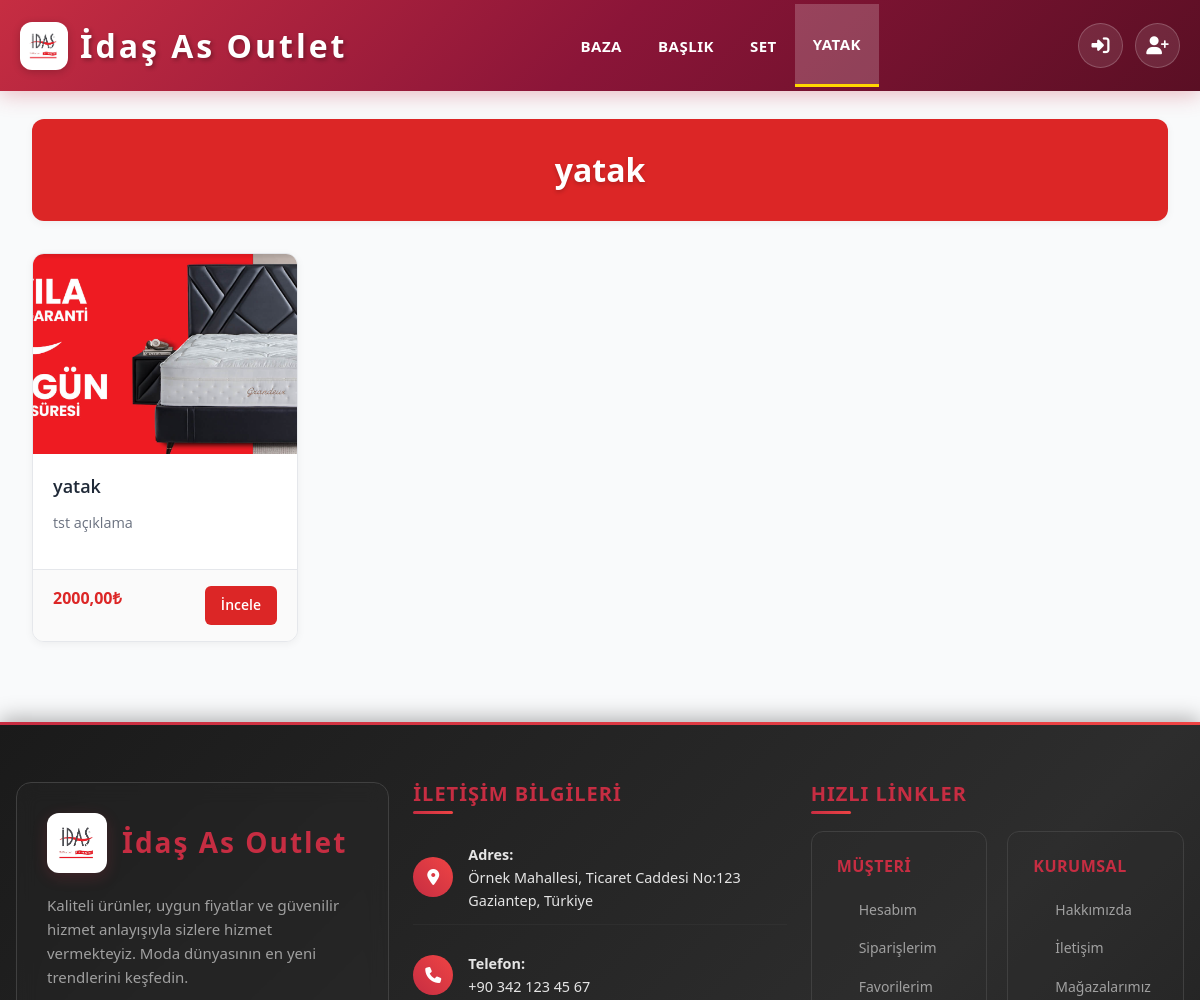
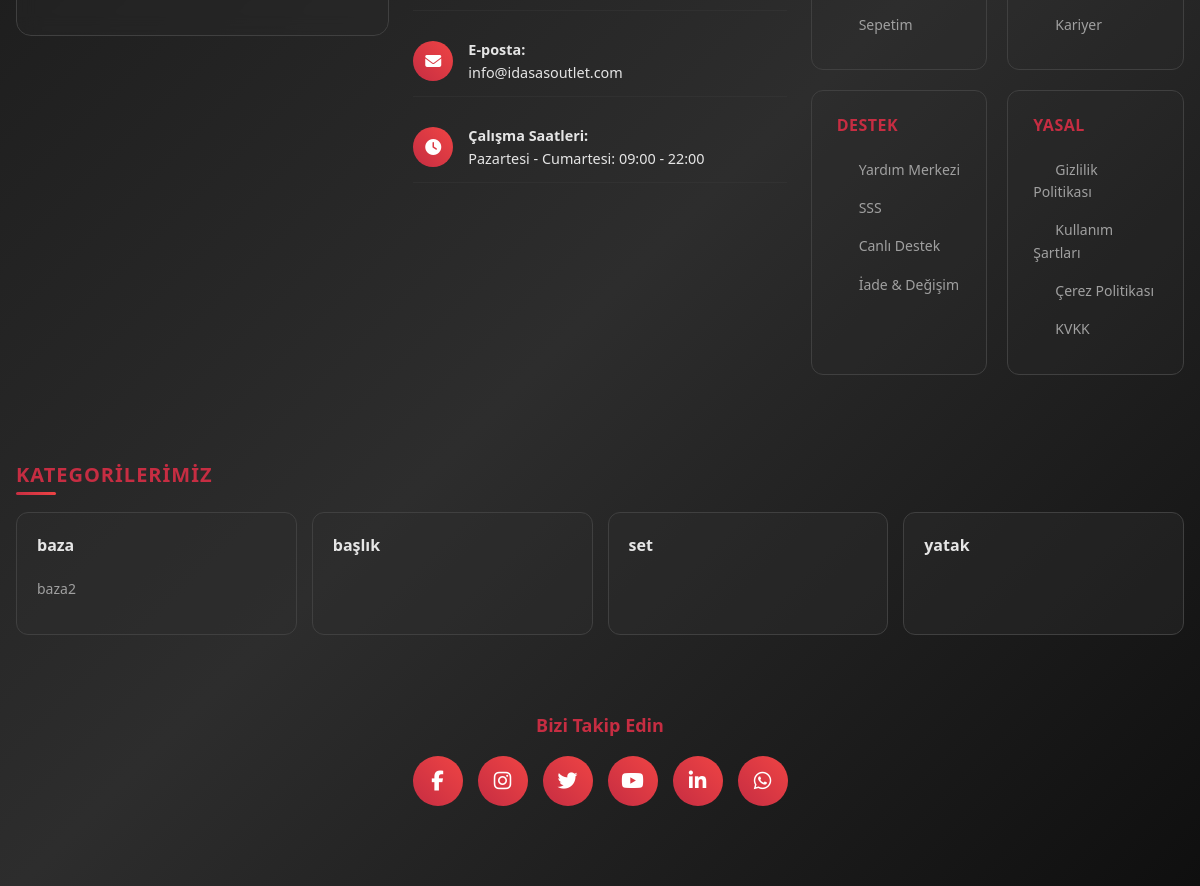
Screenshot of /category/yatak/ with the database file from the repository (2 pictures, top to bottom).
### catalog/models.py (models this page shows, shortened)
class Category(models.Model):
    name        = models.CharField(max_length=100, verbose_name="Kategori Adı")
    slug        = models.SlugField(max_length=120, unique=True, verbose_name="Slug")
    parent      = models.ForeignKey(
        'self',
        related_name='children',
        on_delete=models.CASCADE,
        null=True,
        blank=True
    )
    is_active   = models.BooleanField(default=True)
    class Meta:
        verbose_name = "Kategori"
        verbose_name_plural = "Kategoriler"
        ordering = ['name']
    def get_absolute_url(self):
        return reverse('category_detail', args=[self.slug])

class Product(models.Model):
    name            = models.CharField(max_length=200, verbose_name="Ürün Adı")
    slug            = models.SlugField(max_length=220, unique=True, verbose_name="Slug")
    description     = models.TextField(verbose_name="Ürün Açıklaması")
    category        = models.ForeignKey(Category, related_name='products', on_delete=models.CASCADE)
    created_at      = models.DateTimeField(auto_now_add=True)
    updated_at      = models.DateTimeField(auto_now=True)
    is_active       = models.BooleanField(default=True)
    class Meta:
        verbose_name = "Ürün"
        verbose_name_plural = "Ürünler"
        ordering = ['-created_at']
    def get_featured_image(self):
        featured = self.images.filter(is_featured=True).first()
        if featured:
            return featured
        return self.images.first()
    def get_min_price(self):
        variants = self.variants.all()
        if variants.exists():
            return variants.order_by('price').first().price
        return 0
    def get_absolute_url(self):
        return reverse('product_detail', args=[self.slug])

class ProductImage(models.Model):
    product     = models.ForeignKey(Product, related_name='images', on_delete=models.CASCADE)
    image       = models.ImageField(upload_to='product_images/', verbose_name="Ürün Resmi")
    alt_text    = models.CharField(max_length=150, blank=True, verbose_name="Alternatif Metin")
    is_featured = models.BooleanField(default=False, verbose_name="Öne Çıkan Resim (Thumbnail)")
    class Meta:
        verbose_name = "Ürün Resmi"
        verbose_name_plural = "Ürün Resimleri"

class ProductVariant(models.Model):
    product         = models.ForeignKey(Product, related_name='variants', on_delete=models.CASCADE)
    variant_name    = models.CharField(max_length=50, verbose_name="Varyant (Örn: Küçük, Orta, Büyük)")
    price           = models.DecimalField(max_digits=10, decimal_places=2, verbose_name="Fiyat")
    class Meta:
        verbose_name = "Ürün Varyantı"
        verbose_name_plural = "Ürün Varyantları"
        ordering = ['variant_name']

### catalog/views.py (the view)
# urls.py: path('category/<slug:slug>/', views.CategoryDetailView.as_view(), name='category_detail'),
class CategoryDetailView(ListView):
    model = Product
    template_name = 'catalog/category_detail.html'
    context_object_name = 'products'
    paginate_by = 12
    def get_queryset(self):
        self.category = get_object_or_404(Category, slug=self.kwargs['slug'], is_active=True)
        if self.category.parent is None:
            sub_cats = self.category.children.filter(is_active=True)
            return Product.objects.filter(
                is_active=True,
                category__in=[self.category] + list(sub_cats)
            )
        else:
            return Product.objects.filter(is_active=True, category=self.category)
    def get_context_data(self, **kwargs):
        context = super().get_context_data(**kwargs)
        context['category'] = self.category
        return context

### catalog/templates/catalog/category_detail.html (shortened to what this page needs)
{% extends 'base.html' %}
{% load static %}
{% load humanize %}
{% block content %}
<div class="container">
  <div style="color: white;" class="category-header">
    <h2 style="color: white;">{{ category.name }}</h2>
  </div>
  {% if products %}
    <div class="products-grid">
      {% for product in products %}
        <div class="product-card">
          <div class="card-img-wrapper">
            {% with img=product.get_featured_image %}
              {% if img %}
                <img src="{{ img.image.url }}" class="card-img-top" alt="{{ product.name }}">
              {% else %}
                <img src="{% static 'img/no-image.png' %}" class="card-img-top" alt="Resim yok">
              {% endif %}
            {% endwith %}
          </div>
          <div class="card-body">
            <h5 class="card-title">{{ product.name }}</h5>
            <p class="card-text">{{ product.description|truncatechars:60 }}</p>
          </div>
          <div class="card-footer">
            <span class="price">{{ product.get_min_price|floatformat:2 }}₺</span>
            <a href="{{ product.get_absolute_url }}" class="btn-detail">İncele</a>
          </div>
        </div>
      {% endfor %}
    </div>
  {% else %}
    <div class="empty-message">
      <p>Bu kategoride henüz aktif ürün bulunmuyor.</p>
    </div>
  {% endif %}
</div>
{% endblock %}

### templates/navbar.html (shortened to what this page needs)
{% load static %}
<nav class="navbar navbar-expand-lg">
    <div class="nav-container">
      <a class="navbar-brand" href="{% url 'home' %}">
        <img src="{% static 'img/idas2.png' %}" alt="Logo" width="48" height="48">
        <span class="logo-text">İdaş As Outlet</span>
      </a>
      <ul class="nav-menu" id="nav-menu">
        {% for category in menu_categories %}
          {% if category.children.all %}
            <li class="nav-item">
              <a href="{% url 'category_detail' category.slug %}"
                 class="nav-link{% if request.path == category.get_absolute_url %} active{% endif %}">
                {{ category.name }}
              </a>
            </li>
          {% else %}
            <li class="nav-item">
              <a href="{% url 'category_detail' category.slug %}"
                 class="nav-link{% if request.path == category.get_absolute_url %} active{% endif %}">
                {{ category.name }}
              </a>
            </li>
          {% endif %}
        {% endfor %}
      </ul>
      <div class="nav-icons">
        {% if user.is_authenticated %}
          <a href="{% url 'profile' %}" class="icon-btn" title="Profil">
            <i class="fas fa-user"></i>
          </a>
          <a href="{% url 'favorite_list' %}" class="icon-btn position-relative" title="Favoriler">
            <i class="fas fa-heart"></i>
            {% if favorite_count > 0 %}
              <span class="badge">{{ favorite_count }}</span>
            {% endif %}
          </a>
          <a href="{% url 'view_cart' %}" class="icon-btn position-relative" title="Sepet">
            <i class="fas fa-shopping-cart"></i>
            {% if cart_count > 0 %}
              <span class="badge">{{ cart_count }}</span>
            {% endif %}
          </a>
          <form method="post" action="{% url 'logout' %}" class="d-inline">
            {% csrf_token %}
            <button type="submit" class="btn-link icon-btn" title="Çıkış">
              <i class="fas fa-sign-out-alt"></i>
            </button>
          </form>
        {% else %}
          <a href="{% url 'login' %}" class="icon-btn" title="Giriş">
            <i class="fas fa-sign-in-alt"></i>
          </a>
          <a href="{% url 'register' %}" class="icon-btn" title="Kayıt">
            <i class="fas fa-user-plus"></i>
          </a>
        {% endif %}
      </div>
    </div>
  </nav>

### templates/footer.html (shortened to what this page needs)
 {% load static %}
  <footer class="premium-footer">
    <div class="container">
      <div class="footer-main">
        <div class="row">
          <div class="col-lg-4 col-md-6">
            <div class="company-info">
              <div class="company-logo">
                <img src="{% static 'img/idas2.png' %}" alt="İdaş As Outlet Logo">
                <div class="company-name">İdaş As Outlet</div>
              </div>
              <p class="company-description">
                Kaliteli ürünler, uygun fiyatlar ve güvenilir hizmet anlayışıyla sizlere hizmet vermekteyiz.
                Moda dünyasının en yeni trendlerini keşfedin.
              </p>
            </div>
          </div>
          <div class="col-lg-4 col-md-6">
            <div class="footer-section">
              <h5 class="footer-title">İletişim Bilgileri</h5>
              <ul class="contact-list">
                <li class="contact-item">
                  <div class="contact-icon">
                    <i class="fas fa-map-marker-alt"></i>
                  </div>
                  <div>
                    <strong>Adres:</strong><br>
                    Örnek Mahallesi, Ticaret Caddesi No:123<br>
                    Gaziantep, Türkiye
                  </div>
                </li>
                <li class="contact-item">
                  <div class="contact-icon">
                    <i class="fas fa-phone"></i>
                  </div>
                  <div>
                    <strong>Telefon:</strong><br>
                    +90 342 123 45 67
                  </div>
                </li>
                <li class="contact-item">
                  <div class="contact-icon">
                    <i class="fas fa-envelope"></i>
                  </div>
                  <div>
                    <strong>E-posta:</strong><br>
                    info@idasasoutlet.com
                  </div>
                </li>
                <li class="contact-item">
                  <div class="contact-icon">
                    <i class="fas fa-clock"></i>
                  </div>
                  <div>
                    <strong>Çalışma Saatleri:</strong><br>
                    Pazartesi - Cumartesi: 09:00 - 22:00
                  </div>
                </li>
              </ul>
            </div>
          </div>
          <div class="col-lg-4 col-md-12">
            <div class="footer-section">
              <h5 class="footer-title">Hızlı Linkler</h5>
              <div class="footer-links">
                <div class="link-group">
                  <h6 class="link-group-title">Müşteri</h6>
                  <a href="#" class="footer-link">Hesabım</a>
                  <a href="#" class="footer-link">Siparişlerim</a>
                  <a href="#" class="footer-link">Favorilerim</a>
                  <a href="#" class="footer-link">Sepetim</a>
                </div>
                <div class="link-group">
                  <h6 class="link-group-title">Kurumsal</h6>
                  <a href="#" class="footer-link">Hakkımızda</a>
                  <a href="#" class="footer-link">İletişim</a>
                  <a href="#" class="footer-link">Mağazalarımız</a>
                  <a href="#" class="footer-link">Kariyer</a>
                </div>
                <div class="link-group">
                  <h6 class="link-group-title">Destek</h6>
                  <a href="#" class="footer-link">Yardım Merkezi</a>
                  <a href="#" class="footer-link">SSS</a>
                  <a href="#" class="footer-link">Canlı Destek</a>
                  <a href="#" class="footer-link">İade & Değişim</a>
                </div>
                <div class="link-group">
                  <h6 class="link-group-title">Yasal</h6>
                  <a href="#" class="footer-link">Gizlilik Politikası</a>
                  <a href="#" class="footer-link">Kullanım Şartları</a>
                  <a href="#" class="footer-link">Çerez Politikası</a>
                  <a href="#" class="footer-link">KVKK</a>
                </div>
              </div>
            </div>
          </div>
        </div>
        {% if menu_categories %}
        <div class="row mt-5">
          <div class="col-12">
            <div class="footer-section">
              <h5 class="footer-title">Kategorilerimiz</h5>
              <div class="categories-grid">
                {% for category in menu_categories %}
                  <div class="category-card">
                    <a href="{% url 'category_detail' category.slug %}" class="category-link">
                      {{ category.name }}
                    </a>
                    {% if category.children.all %}
                      <ul class="subcategory-list">
                        {% for child in category.children.all|slice:":4" %}
                          {% if child.is_active %}
                            <li class="subcategory-item">
                              <a href="{% url 'category_detail' child.slug %}" class="subcategory-link">
                                {{ child.name }}
                              </a>
                            </li>
                          {% endif %}
                        {% endfor %}
                      </ul>
                    {% endif %}
                  </div>
                {% endfor %}
              </div>
            </div>
          </div>
        </div>
        {% endif %}
        <div class="social-media">
          <h5 class="social-title">Bizi Takip Edin</h5>
          <div class="social-icons">
            <a href="#" class="social-icon" title="Facebook" aria-label="Facebook">
              <i class="fab fa-facebook-f"></i>
            </a>
            <a href="#" class="social-icon" title="Instagram" aria-label="Instagram">
              <i class="fab fa-instagram"></i>
            </a>
            <a href="#" class="social-icon" title="Twitter" aria-label="Twitter">
              <i class="fab fa-twitter"></i>
            </a>
            <a href="#" class="social-icon" title="YouTube" aria-label="YouTube">
              <i class="fab fa-youtube"></i>
            </a>
            <a href="#" class="social-icon" title="LinkedIn" aria-label="LinkedIn">
              <i class="fab fa-linkedin-in"></i>
            </a>
            <a href="#" class="social-icon" title="WhatsApp" aria-label="WhatsApp">
              <i class="fab fa-whatsapp"></i>
            </a>
          </div>
        </div>
      </div>
    </div>
  </footer>

### rows the page displays
Category: name "BAZA", name "baza"
Category: name "BAŞLIK", name "başlık"
Category: name "SET", name "set"
Category: name "YATAK", name "yatak"
Product: get_featured_image.image (picture), name "yatak", description "tst açıklama", get_min_price "2000,00"
Category: name "baza2"
